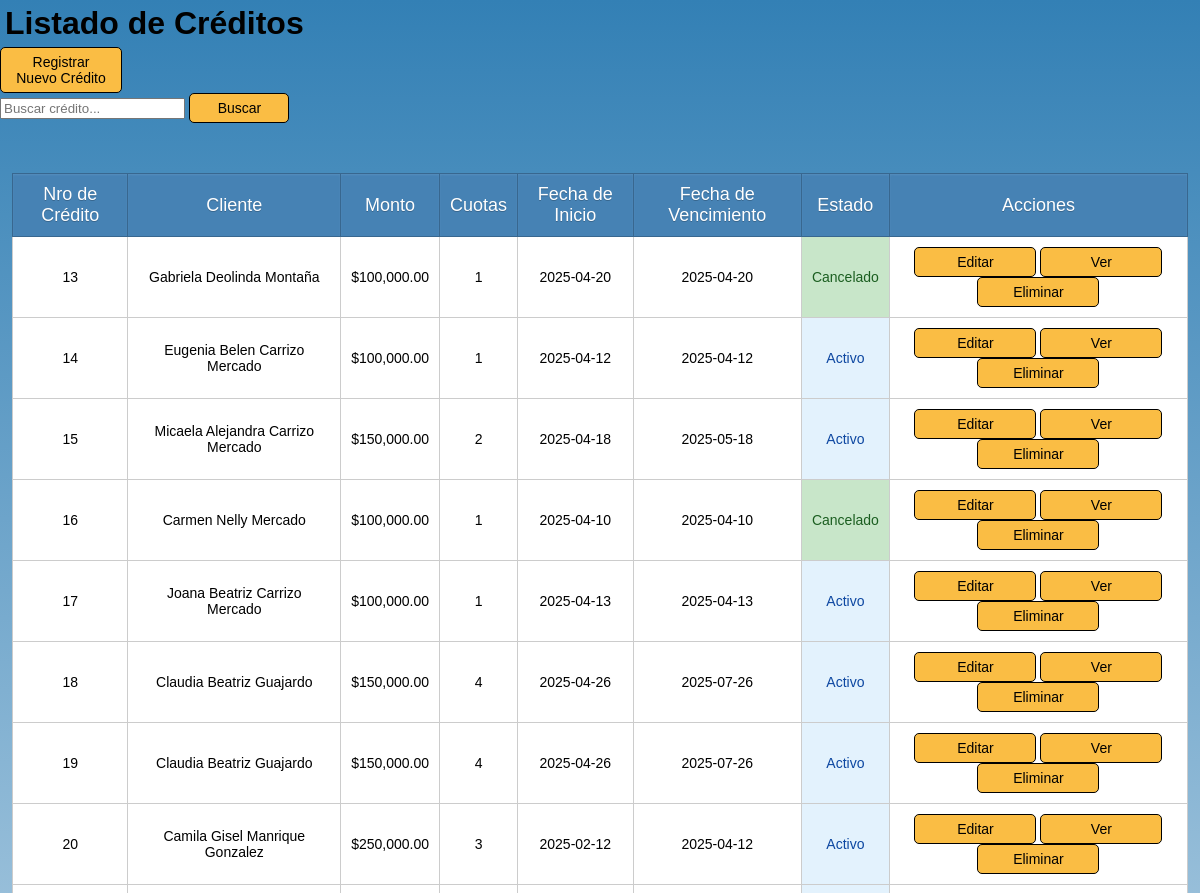
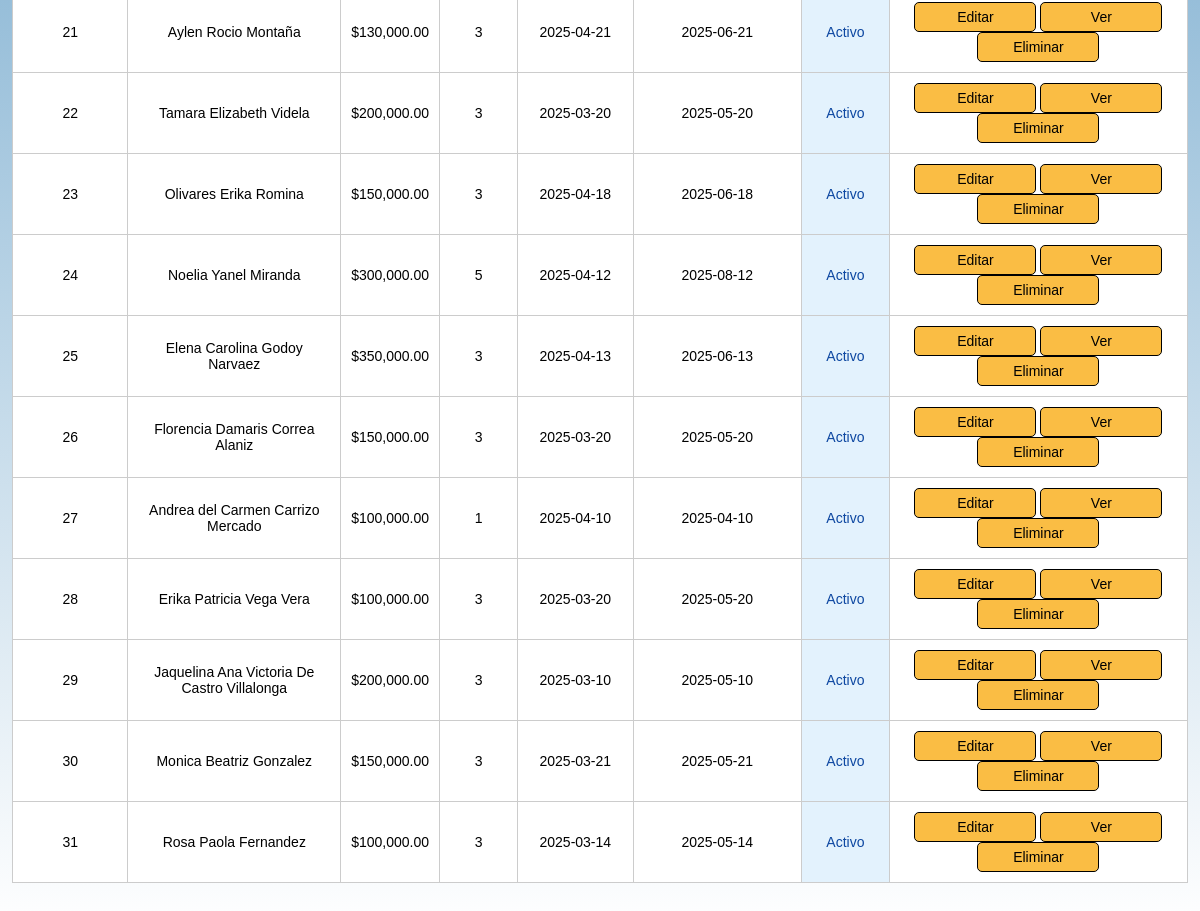
Before: /src/modules/creditos/index_creditos.php with the older database file (2 pictures, top to bottom).
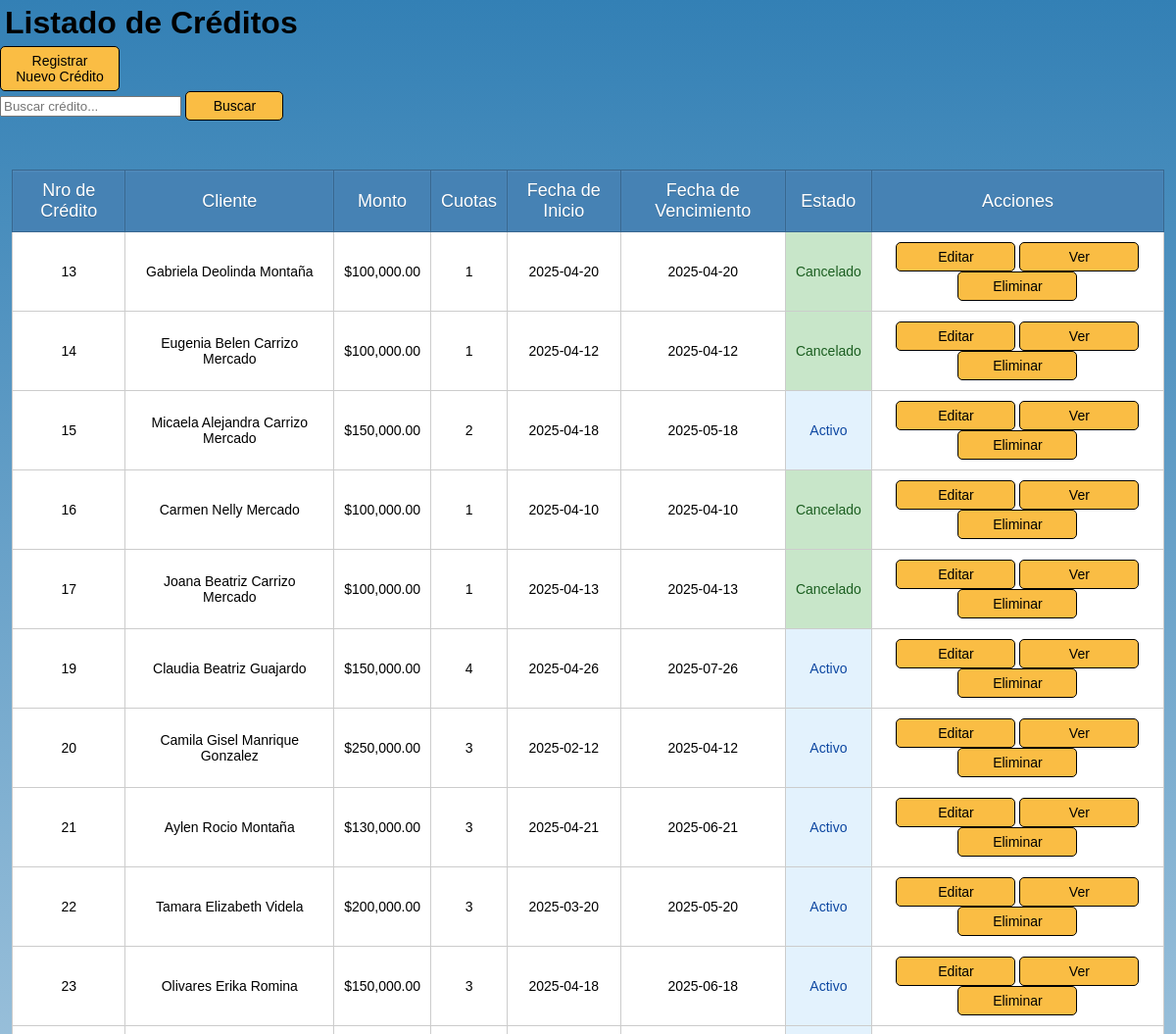
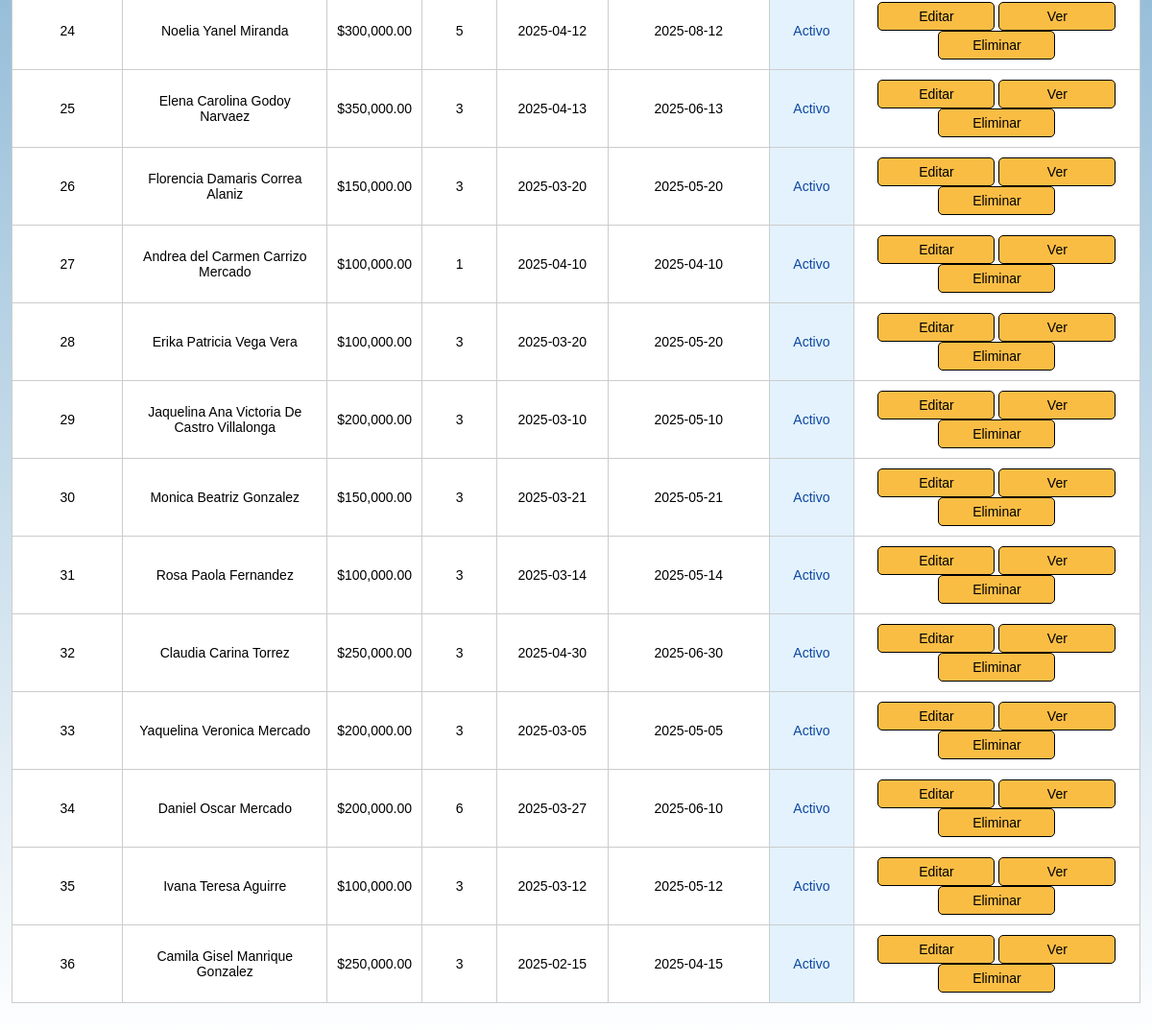
After: the same page with the newer database file (2 pictures, top to bottom).
### tables this page shows
CREATE TABLE `creditos` (
  `id` int(10) UNSIGNED NOT NULL,
  `cliente_id` int(10) UNSIGNED NOT NULL,
  `monto` decimal(10,2) NOT NULL,
  `monto_total` decimal(10,2) NOT NULL,
  `monto_cuota` decimal(10,2) NOT NULL,
  `cuotas` int(10) NOT NULL,
  `fecha_inicio` date NOT NULL,
  `fecha_vencimiento` date NOT NULL,
  `estado` enum('Activo','Vencido','Pagado') NOT NULL,
  `frecuencia` enum('mensual','quincenal','semanal') NOT NULL
);

CREATE TABLE `clientes` (
  `id_cliente` int(10) UNSIGNED NOT NULL,
  `nombre` text NOT NULL,
  `apellido` text NOT NULL,
  `dni` varchar(20) NOT NULL,
  `domicilio` varchar(100) NOT NULL,
  `telefono` varchar(20) NOT NULL,
  `estado` enum('Activo','Deudor','Inactivo') NOT NULL
);

### src/modules/creditos/index_creditos.php (the view, shortened to what this page needs)
<?php
require_once '../../config/database.php';
$query = "SELECT c.id, cl.nombre, cl.apellido, c.monto, c.cuotas, c.fecha_inicio, c.fecha_vencimiento, c.estado
          FROM creditos c
          INNER JOIN clientes cl ON c.cliente_id = cl.id_cliente";
$result = $conn->query($query);
function obtenerEstadoCredito($conn, $credito_id, $credito_cuotas)
{
    $query_pagadas = "SELECT COUNT(*) as cuotas_pagadas FROM pagos
                     WHERE id_credito = $credito_id AND estado = 'Pagado'
                     GROUP BY nro_cuota";
    $result_pagadas = $conn->query($query_pagadas);
    $cuotas_pagadas = $result_pagadas ? $result_pagadas->num_rows : 0;
    if ($cuotas_pagadas >= $credito_cuotas) {
        return "Cancelado";
    }
    $hoy = date('Y-m-d');
    $query_mora = "SELECT * FROM pagos
                  WHERE id_credito = $credito_id
                  AND fecha_vencimiento < '$hoy'
                  AND estado = 'Impago'
                  LIMIT 1";
    $result_mora = $conn->query($query_mora);
    return "Activo";
}
?>
<!DOCTYPE html>
<html lang="es">
<head>
    <link rel="stylesheet" href="../../../style/style.css">
</head>
<body>
    <h1>Listado de Créditos</h1>
    <a href="registrar_credito.php">Registrar Nuevo Crédito</a>
    <form action="index_creditos.php" method="GET">
        <input type="text" name="buscar" placeholder="Buscar crédito..." value="<?php echo isset($_GET['buscar']) ? $_GET['buscar'] : ''; ?>">
        <button type="submit">Buscar</button>
    </form>
    <table border="1" cellpadding="10" cellspacing="0">
        <thead>
            <tr>
                <th>Nro de Crédito</th>
                <th>Cliente</th>
                <th>Monto</th>
                <th>Cuotas</th>
                <th>Fecha de Inicio</th>
                <th>Fecha de Vencimiento</th>
                <th>Estado</th>
                <th>Acciones</th>
            </tr>
        </thead>
        <tbody>
            <?php if ($result && $result->num_rows > 0): ?>
                <?php while ($credito = $result->fetch_assoc()):
                    $estado_real = obtenerEstadoCredito($conn, $credito['id'], $credito['cuotas']);
                    $clase_estado = '';
                    switch ($estado_real) {
                        case 'Cancelado':
                            $clase_estado = 'estado-cancelado';
                            break;
                        case 'Activo':
                            $clase_estado = 'estado-activo';
                            break;
                    }
                ?>
                    <tr>
                        <td><?php echo $credito['id']; ?></td>
                        <td><?php echo $credito['nombre'] . ' ' . $credito['apellido']; ?></td>
                        <td>$<?php echo number_format($credito['monto'], 2); ?></td>
                        <td><?php echo $credito['cuotas']; ?></td>
                        <td><?php echo $credito['fecha_inicio']; ?></td>
                        <td><?php echo $credito['fecha_vencimiento']; ?></td>
                        <td class="<?php echo $clase_estado; ?>"><?php echo $estado_real; ?></td>
                        <td>
                            <a href="editar_credito.php?id=<?php echo $credito['id']; ?>">Editar</a>
                            <a href="detalle_credito.php?id=<?php echo $credito['id']; ?>">Ver</a>
                            <a href="eliminar_credito.php?id=<?= $credito['id'] ?>" onclick="return confirm('¿Eliminar crédito?')">Eliminar</a>
                        </td>
                    </tr>
                <?php endwhile; ?>
            <?php else: ?>
                <tr>
                    <td colspan="8">No se encontraron créditos.</td>
                </tr>
            <?php endif; ?>
        </tbody>
    </table>
</body>
</html>

Changed rows visible on the page:
removed creditos: id "18", cliente.nombre "Claudia Beatriz", cliente.apellido "Guajardo", monto "150,000.00", cuotas "4", fecha_inicio "2025-04-26", fecha_vencimiento "2025-07-26", estado_real "Activo"
changed creditos "Eugenia Belen": estado_real "Activo" → "Cancelado"
changed creditos "Joana Beatriz": estado_real "Activo" → "Cancelado"
added creditos: id "32", cliente.nombre "Claudia Carina", cliente.apellido "Torrez", monto "250,000.00", cuotas "3", fecha_inicio "2025-04-30", fecha_vencimiento "2025-06-30", estado_real "Activo"
added creditos: id "33", cliente.nombre "Yaquelina Veronica", cliente.apellido "Mercado", monto "200,000.00", cuotas "3", fecha_inicio "2025-03-05", fecha_vencimiento "2025-05-05", estado_real "Activo"
added creditos: id "34", cliente.nombre "Daniel Oscar", cliente.apellido "Mercado", monto "200,000.00", cuotas "6", fecha_inicio "2025-03-27", fecha_vencimiento "2025-06-10", estado_real "Activo"
added creditos: id "35", cliente.nombre "Ivana Teresa", cliente.apellido "Aguirre", monto "100,000.00", cuotas "3", fecha_inicio "2025-03-12", fecha_vencimiento "2025-05-12", estado_real "Activo"
added creditos: id "36", cliente.nombre "Camila Gisel", cliente.apellido "Manrique Gonzalez", monto "250,000.00", cuotas "3", fecha_inicio "2025-02-15", fecha_vencimiento "2025-04-15", estado_real "Activo"
